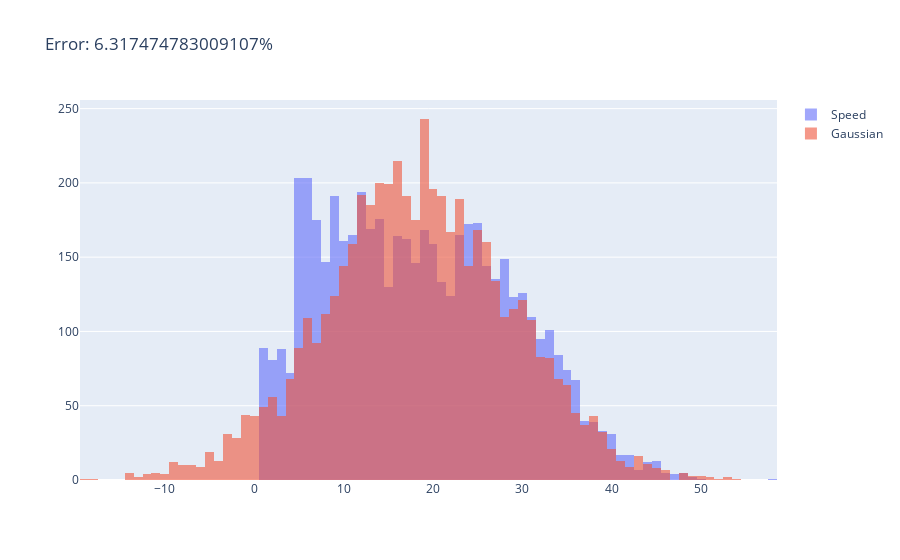

Notebook code cell kept with this figure:
### Code cell
hats = df["HAT"].unique()
test_hats = [max_hat]

for hat in test_hats:
    df_plot = df[df["HAT"]==hat]
    df_plot = df_plot[df_plot["speed"]>0]
    print(df_plot.shape[0])
    print(df_plot["speed"].mean())
    print(df_plot["speed"].std())
    sample = np.random.normal(df_plot["speed"].mean(), df_plot["speed"].std(), len(df_plot["speed"]))
    error = ((np.absolute(np.sort(df_plot["speed"]) - np.sort(sample)).sum()) / (np.absolute(sample).sum())) * 100
    fig = go.Figure()
    fig.add_trace(go.Histogram(x=df_plot["speed"], name="Speed"))
    fig.add_trace(go.Histogram(x=sample, name="Gaussian"))

    # Overlay both histograms
    fig.update_layout(title="Error: " + str(error) + "%", barmode='overlay')
    # Reduce opacity to see both histograms
    fig.update_traces(opacity=0.6)
    fig.show()

### Figure 1 — Plotly figure (JSON) as saved in the notebook; plotly's stock layout.template omitted (floating-point values rounded to 4 significant figures; data arrays with more than 128 entries replaced by an {"elided": "..."} marker saying what was removed)
{"data": [{"name": "Speed", "opacity": 0.6, "type": "histogram", "x": {"elided": "5245 float values"}}, {"name": "Gaussian", "opacity": 0.6, "type": "histogram", "x": {"elided": "5245 float values"}}], "layout": {"barmode": "overlay", "title": {"text": "Error: 6.317474783009107%"}}}
